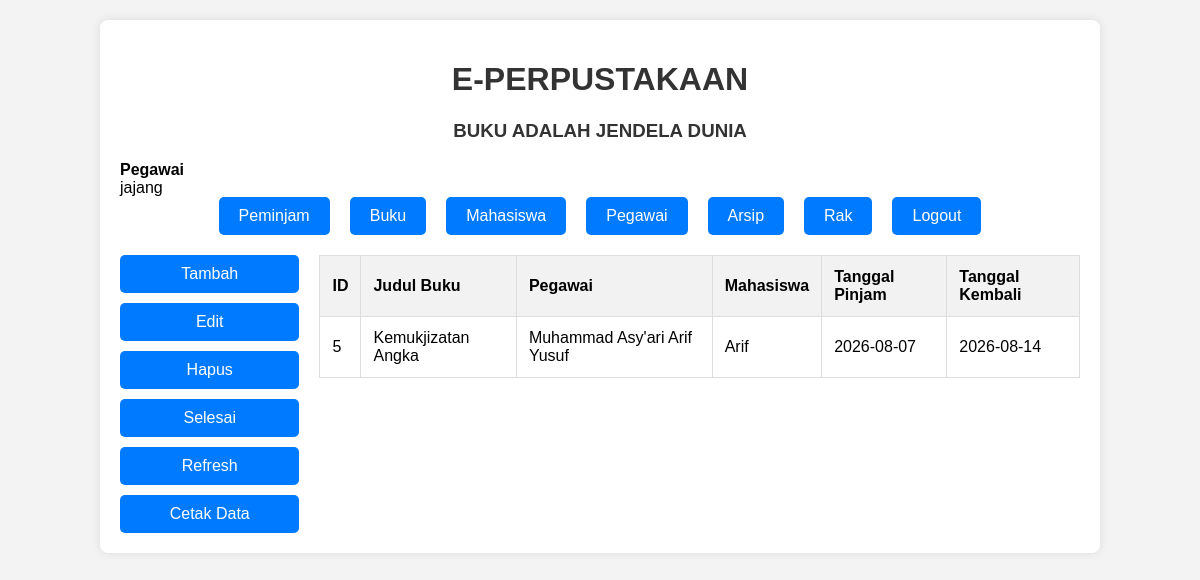
/perpus/pinjam/peminjaman.php (signed in), run on the app's committed database.
### tables this page shows
CREATE TABLE `pegawai` (
  `nip` varchar(16) NOT NULL,
  `id_users` int(11) NOT NULL,
  `nama_pegawai` varchar(30) NOT NULL
);

CREATE TABLE `pinjam` (
  `id_pinjam` int(11) NOT NULL,
  `kode_buku` int(16) NOT NULL,
  `nip` varchar(16) NOT NULL,
  `npm` varchar(16) NOT NULL,
  `tgl_pinjam` date NOT NULL DEFAULT (curdate()),
  `tgl_kembali` date DEFAULT NULL,
  `kembali` varchar(1) NOT NULL
);

CREATE TABLE `buku` (
  `kode_buku` int(16) NOT NULL,
  `judul_buku` varchar(1000) NOT NULL,
  `penerbit` varchar(200) NOT NULL,
  `pengarang` varchar(30) NOT NULL,
  `thn_terbit` year(4) NOT NULL,
  `jenis` varchar(30) NOT NULL
);

CREATE TABLE `mahasiswa` (
  `npm` varchar(16) NOT NULL,
  `nama_mahasiswa` varchar(30) NOT NULL,
  `jurusan` varchar(20) NOT NULL,
  `kelas` varchar(5) NOT NULL
);

### perpus/pinjam/peminjaman.php (the view, shortened to what this page needs)
<?php
include('db.php');
$username = $_SESSION['username'];
$stmt = $conn->prepare("SELECT id FROM users WHERE username = ?");
$stmt->bind_param("s", $username);
$stmt->execute();
$result = $stmt->get_result();
$user = $result->fetch_assoc();
$id_users = $user['id'];
$stmt = $conn->prepare("SELECT nama_pegawai FROM pegawai WHERE id_users = ?");
$stmt->bind_param("i", $id_users);
$stmt->execute();
$result = $stmt->get_result();
$pegawai = $result->fetch_assoc();
$namaPegawai = $pegawai['nama_pegawai'];
?>
<!DOCTYPE html>
<html>
<head>
    <link rel="stylesheet" type="text/css" href="style.css">
</head>
<body>
<div class="container">
    <h1>E-PERPUSTAKAAN</h1>
    <h3>BUKU ADALAH JENDELA DUNIA </h3>
    <div>
<strong>Pegawai</strong><br>
<?php echo $namaPegawai; ?>
</div>
    <div class="navbar">
        <a href="../pinjam/peminjaman.php">Peminjam</a>
        <a href="../buku/buku.php">Buku</a>
        <a href="../mahasiswa/mahasiswa.php">Mahasiswa</a>
        <a href="../pegawai/pegawai.php">Pegawai</a>
        <a href="../arsip/arsip.php">Arsip</a>
        <a href="../rak/rak.php">Rak</a>
        <a href="logout.php">Logout</a>
    </div>
    <div class="main-content">
        <div class="sidebar">
            <button onclick="addRecord()">Tambah</button>
            <button onclick="editRecord()">Edit</button>
            <button onclick="deleteRecord()">Hapus</button>
            <button onclick="markAsComplete()">Selesai</button>
            <button onclick="window.location.reload();">Refresh</button>
            <button onclick="window.print();">Cetak Data</button>
        </div>
<div class="printable">
    <table >
        <thead>
            <tr>
                <th>ID   </th>
                <th>Judul Buku</th>
                <th>Pegawai   </th>
                <th>Mahasiswa   </th>
                <th>Tanggal Pinjam   </th>
                <th>Tanggal Kembali   </th>
            </tr>
        </thead>
        <tbody>
            <?php
            $sql = "select * from pinjam P inner join buku B on P.kode_buku=B.kode_buku inner join Pegawai Pe on P.nip=Pe.nip inner join mahasiswa M on P.npm=M.npm where kembali = 'n' order by id_pinjam asc";
            $result = $conn->query($sql);
            if ($result->num_rows > 0) {
                while($row = $result->fetch_assoc()) {
                    echo "<tr>";
                    echo "<td>" . $row["id_pinjam"] . "</td>";
                    echo "<td>" . $row["judul_buku"] . "</td>";
                    echo "<td>" . $row["nama_pegawai"] . "</td>";
                    echo "<td>" . $row["nama_mahasiswa"] . "</td>";
                    echo "<td>" . $row["tgl_pinjam"] . "</td>";
                    echo "<td>" . $row["tgl_kembali"] . "</td>";
                    echo "</tr>";
                }
            } else {
                echo "<tr><td colspan='6'>No records found</td></tr>";
            }
            ?>
        </tbody>
    </table>
</div>
        </div>
</body>
</html>

### perpus/pinjam/style.css (style rules this page uses)
body { font-family: Arial, sans-serif; background-color: #f3f3f3; margin: 0; padding: 0; }
.container { width: 80%; margin: 20px auto; background-color: #fff; padding: 20px; border-radius: 8px; box-shadow: 0 0 10px rgba(0, 0, 0, 0.1); }
h1, h3 { text-align: center; color: #333; position: relative; }
.navbar { display: flex; justify-content: center; margin-bottom: 20px; }
.navbar a { padding: 10px 20px; margin: 0 10px; background-color: #007bff; color: #fff; text-decoration: none; border-radius: 5px; transition: background-color 0.3s; }
.main-content { display: flex; }
.sidebar { width: 200px; display: flex; flex-direction: column; gap: 10px; margin-right: 20px; }
.sidebar button { padding: 10px; font-size: 16px; background-color: #007bff; color: #fff; border: none; cursor: pointer; border-radius: 5px; transition: background-color 0.3s; }
table { width: 100%; border-collapse: collapse; }
table, th, td { border: 1px solid #ddd; }
th, td { padding: 12px; text-align: left; }
th { background-color: #f2f2f2; }

### data on the page
pegawai: nama_pegawai "jajang"
pinjam: id_pinjam "5", kode_buku.judul_buku "Kemukjizatan Angka", nip.nama_pegawai "Muhammad Asy'ari Arif Yusuf", npm.nama_mahasiswa "Arif", tgl_pinjam "2026-08-07", tgl_kembali "2026-08-14"
